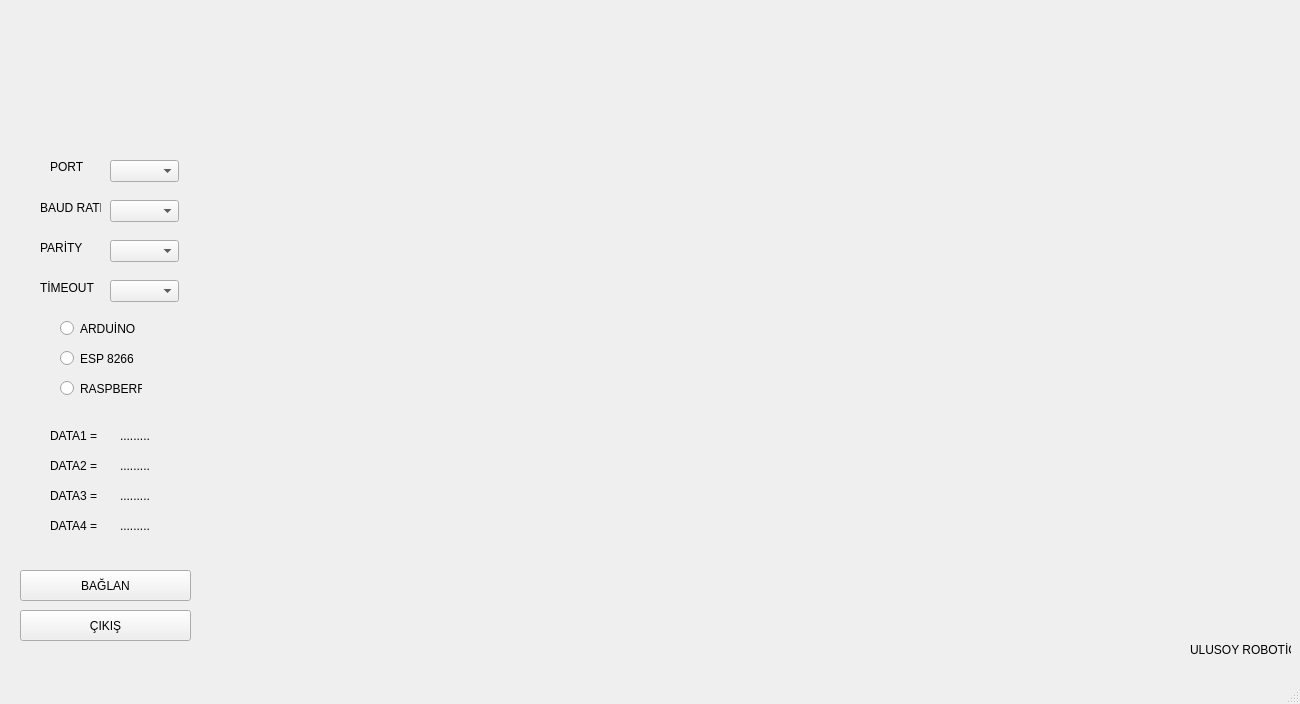
<?xml version="1.0" encoding="UTF-8"?>
<ui version="4.0">
 <class>MainWindow</class>
 <widget class="QMainWindow" name="MainWindow">
  <property name="geometry">
   <rect>
    <x>0</x>
    <y>0</y>
    <width>1300</width>
    <height>704</height>
   </rect>
  </property>
  <property name="windowTitle">
   <string>ULUSOY ROBOTIC</string>
  </property>
  <widget class="QWidget" name="centralwidget">
   <widget class="MplWidget1" name="MplWidget1" native="true">
    <property name="geometry">
     <rect>
      <x>220</x>
      <y>10</y>
      <width>521</width>
      <height>301</height>
     </rect>
    </property>
   </widget>
   <widget class="MplWidget2" name="MplWidget2" native="true">
    <property name="geometry">
     <rect>
      <x>790</x>
      <y>10</y>
      <width>521</width>
      <height>301</height>
     </rect>
    </property>
   </widget>
   <widget class="MplWidget3" name="MplWidget3" native="true">
    <property name="geometry">
     <rect>
      <x>220</x>
      <y>360</y>
      <width>521</width>
      <height>301</height>
     </rect>
    </property>
   </widget>
   <widget class="MplWidget4" name="MplWidget4" native="true">
    <property name="geometry">
     <rect>
      <x>790</x>
      <y>360</y>
      <width>521</width>
      <height>301</height>
     </rect>
    </property>
   </widget>
   <widget class="QLabel" name="label">
    <property name="geometry">
     <rect>
      <x>1190</x>
      <y>640</y>
      <width>101</width>
      <height>20</height>
     </rect>
    </property>
    <property name="text">
     <string>ULUSOY ROBOTİC</string>
    </property>
   </widget>
   <widget class="QLabel" name="label_2">
    <property name="geometry">
     <rect>
      <x>50</x>
      <y>160</y>
      <width>47</width>
      <height>13</height>
     </rect>
    </property>
    <property name="text">
     <string>PORT</string>
    </property>
   </widget>
   <widget class="QPushButton" name="pushButton">
    <property name="geometry">
     <rect>
      <x>20</x>
      <y>570</y>
      <width>171</width>
      <height>31</height>
     </rect>
    </property>
    <property name="text">
     <string>BAĞLAN</string>
    </property>
   </widget>
   <widget class="QPushButton" name="pushButton_2">
    <property name="geometry">
     <rect>
      <x>20</x>
      <y>610</y>
      <width>171</width>
      <height>31</height>
     </rect>
    </property>
    <property name="text">
     <string>ÇIKIŞ</string>
    </property>
   </widget>
   <widget class="QLabel" name="label_3">
    <property name="geometry">
     <rect>
      <x>40</x>
      <y>200</y>
      <width>61</width>
      <height>16</height>
     </rect>
    </property>
    <property name="text">
     <string>BAUD RATE</string>
    </property>
   </widget>
   <widget class="QComboBox" name="comboBox">
    <property name="geometry">
     <rect>
      <x>110</x>
      <y>160</y>
      <width>69</width>
      <height>22</height>
     </rect>
    </property>
   </widget>
   <widget class="QComboBox" name="comboBox_2">
    <property name="geometry">
     <rect>
      <x>110</x>
      <y>200</y>
      <width>69</width>
      <height>22</height>
     </rect>
    </property>
   </widget>
   <widget class="QLabel" name="label_4">
    <property name="geometry">
     <rect>
      <x>90</x>
      <y>10</y>
      <width>47</width>
      <height>13</height>
     </rect>
    </property>
    <property name="text">
     <string/>
    </property>
   </widget>
   <widget class="QRadioButton" name="radioButton">
    <property name="geometry">
     <rect>
      <x>60</x>
      <y>320</y>
      <width>82</width>
      <height>17</height>
     </rect>
    </property>
    <property name="text">
     <string>ARDUİNO</string>
    </property>
   </widget>
   <widget class="QRadioButton" name="radioButton_2">
    <property name="geometry">
     <rect>
      <x>60</x>
      <y>350</y>
      <width>82</width>
      <height>17</height>
     </rect>
    </property>
    <property name="text">
     <string>ESP 8266</string>
    </property>
   </widget>
   <widget class="QRadioButton" name="radioButton_3">
    <property name="geometry">
     <rect>
      <x>60</x>
      <y>380</y>
      <width>82</width>
      <height>17</height>
     </rect>
    </property>
    <property name="text">
     <string>RASPBERRY</string>
    </property>
   </widget>
   <widget class="QComboBox" name="comboBox_3">
    <property name="geometry">
     <rect>
      <x>110</x>
      <y>240</y>
      <width>69</width>
      <height>22</height>
     </rect>
    </property>
   </widget>
   <widget class="QLabel" name="label_5">
    <property name="geometry">
     <rect>
      <x>40</x>
      <y>240</y>
      <width>61</width>
      <height>16</height>
     </rect>
    </property>
    <property name="text">
     <string>PARİTY</string>
    </property>
   </widget>
   <widget class="QComboBox" name="comboBox_4">
    <property name="geometry">
     <rect>
      <x>110</x>
      <y>280</y>
      <width>69</width>
      <height>22</height>
     </rect>
    </property>
   </widget>
   <widget class="QLabel" name="label_6">
    <property name="geometry">
     <rect>
      <x>40</x>
      <y>280</y>
      <width>61</width>
      <height>16</height>
     </rect>
    </property>
    <property name="text">
     <string>TİMEOUT</string>
    </property>
   </widget>
   <widget class="QLabel" name="label_7">
    <property name="geometry">
     <rect>
      <x>50</x>
      <y>420</y>
      <width>51</width>
      <height>31</height>
     </rect>
    </property>
    <property name="styleSheet">
     <string notr="true">font: 75 10pt &quot;MS Shell Dlg 2&quot;;</string>
    </property>
    <property name="text">
     <string>DATA1 =</string>
    </property>
   </widget>
   <widget class="QLabel" name="label_8">
    <property name="geometry">
     <rect>
      <x>50</x>
      <y>450</y>
      <width>51</width>
      <height>31</height>
     </rect>
    </property>
    <property name="styleSheet">
     <string notr="true">font: 75 10pt &quot;MS Shell Dlg 2&quot;;</string>
    </property>
    <property name="text">
     <string>DATA2 =</string>
    </property>
   </widget>
   <widget class="QLabel" name="label_9">
    <property name="geometry">
     <rect>
      <x>50</x>
      <y>480</y>
      <width>51</width>
      <height>31</height>
     </rect>
    </property>
    <property name="styleSheet">
     <string notr="true">font: 75 10pt &quot;MS Shell Dlg 2&quot;;</string>
    </property>
    <property name="text">
     <string>DATA3 =</string>
    </property>
   </widget>
   <widget class="QLabel" name="label_10">
    <property name="geometry">
     <rect>
      <x>50</x>
      <y>510</y>
      <width>51</width>
      <height>31</height>
     </rect>
    </property>
    <property name="styleSheet">
     <string notr="true">font: 75 10pt &quot;MS Shell Dlg 2&quot;;</string>
    </property>
    <property name="text">
     <string>DATA4 =</string>
    </property>
   </widget>
   <widget class="QLabel" name="label_data1">
    <property name="geometry">
     <rect>
      <x>120</x>
      <y>420</y>
      <width>51</width>
      <height>31</height>
     </rect>
    </property>
    <property name="styleSheet">
     <string notr="true">font: 75 10pt &quot;MS Shell Dlg 2&quot;;</string>
    </property>
    <property name="text">
     <string>.........</string>
    </property>
   </widget>
   <widget class="QLabel" name="label_dat2">
    <property name="geometry">
     <rect>
      <x>120</x>
      <y>450</y>
      <width>51</width>
      <height>31</height>
     </rect>
    </property>
    <property name="styleSheet">
     <string notr="true">font: 75 10pt &quot;MS Shell Dlg 2&quot;;</string>
    </property>
    <property name="text">
     <string>.........</string>
    </property>
   </widget>
   <widget class="QLabel" name="label_data4">
    <property name="geometry">
     <rect>
      <x>120</x>
      <y>510</y>
      <width>51</width>
      <height>31</height>
     </rect>
    </property>
    <property name="styleSheet">
     <string notr="true">font: 75 10pt &quot;MS Shell Dlg 2&quot;;</string>
    </property>
    <property name="text">
     <string>.........</string>
    </property>
   </widget>
   <widget class="QLabel" name="label_data3">
    <property name="geometry">
     <rect>
      <x>120</x>
      <y>480</y>
      <width>51</width>
      <height>31</height>
     </rect>
    </property>
    <property name="styleSheet">
     <string notr="true">font: 75 10pt &quot;MS Shell Dlg 2&quot;;</string>
    </property>
    <property name="text">
     <string>.........</string>
    </property>
   </widget>
   <widget class="QLabel" name="label_img">
    <property name="geometry">
     <rect>
      <x>20</x>
      <y>10</y>
      <width>171</width>
      <height>131</height>
     </rect>
    </property>
    <property name="text">
     <string/>
    </property>
   </widget>
  </widget>
  <widget class="QMenuBar" name="menubar">
   <property name="geometry">
    <rect>
     <x>0</x>
     <y>0</y>
     <width>1300</width>
     <height>21</height>
    </rect>
   </property>
  </widget>
  <widget class="QStatusBar" name="statusbar"/>
 </widget>
 <customwidgets>
  <customwidget>
   <class>MplWidget1</class>
   <extends>QWidget</extends>
   <header>mplwidget1.h</header>
   <container>1</container>
  </customwidget>
  <customwidget>
   <class>MplWidget2</class>
   <extends>QWidget</extends>
   <header>mplwidget2.h</header>
   <container>1</container>
  </customwidget>
  <customwidget>
   <class>MplWidget3</class>
   <extends>QWidget</extends>
   <header>mplwidget3.h</header>
   <container>1</container>
  </customwidget>
  <customwidget>
   <class>MplWidget4</class>
   <extends>QWidget</extends>
   <header>mplwidget4.h</header>
   <container>1</container>
  </customwidget>
 </customwidgets>
 <resources/>
 <connections/>
</ui>
